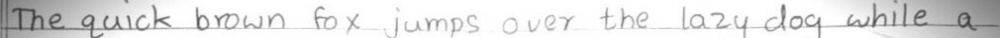
#> input picture cropped_images/cropped_0.jpg, 1000 x 38 px, shrunk from 5278 x 200 before the run
$ python impementation.py
#> lines starting #> are read from the running program, lines starting #| are printed output that depends on the picture
import cv2
import numpy as np

# Load the image
image = cv2.imread('cropped_images/cropped_0.jpg', cv2.IMREAD_GRAYSCALE)
#> image is the input picture: shape (38, 1000); min 56, max 255, mean 225.2

# Invert the image
inverted_image = cv2.bitwise_not(image)
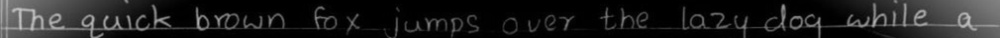
#> inverted_image: shape (38, 1000); min 0, max 199, mean 29.8

# Define a horizontal kernel for dilation
kernel = np.ones((1, 45), np.uint8)  # Adjust the width (20) based on spacing

# Apply dilation
dilated_image = cv2.dilate(inverted_image, kernel, iterations=1)
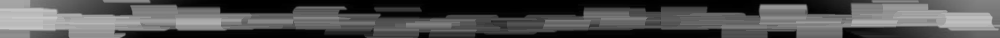
#> dilated_image: shape (38, 1000); min 0, max 199, mean 79.2

# Save the output
cv2.imwrite('dilated_output.jpg', dilated_image)

$ run again, with cropped_images/cropped_1.jpg copied over cropped_images/cropped_0.jpg
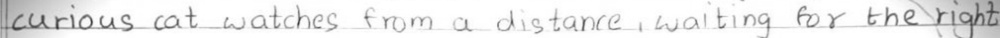
#> input picture cropped_images/cropped_1.jpg, 1000 x 38 px, shrunk from 5278 x 200 before the run
#> image is the input picture: shape (38, 1000); min 49, max 255, mean 234.6
#> `inverted_image = cv2.bitwise_not(image)`:
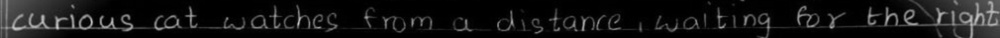
#> inverted_image: shape (38, 1000); min 0, max 206, mean 20.4
#> `dilated_image = cv2.dilate(inverted_image, kernel, iterations=1)`:
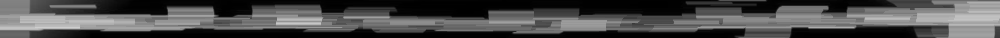
#> dilated_image: shape (38, 1000); min 0, max 206, mean 73.7

$ run again, with cropped_images/cropped_10.jpg copied over cropped_images/cropped_0.jpg
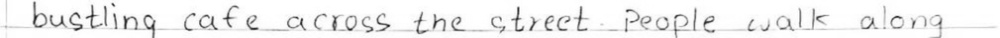
#> input picture cropped_images/cropped_10.jpg, 1000 x 38 px, shrunk from 5278 x 200 before the run
#> image is the input picture: shape (38, 1000); min 27, max 255, mean 240.7
#> `inverted_image = cv2.bitwise_not(image)`:
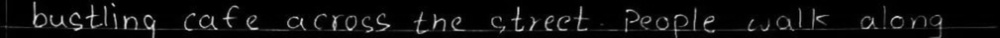
#> inverted_image: shape (38, 1000); min 0, max 228, mean 14.3
#> `dilated_image = cv2.dilate(inverted_image, kernel, iterations=1)`:
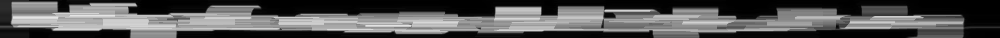
#> dilated_image: shape (38, 1000); min 0, max 228, mean 83.9

$ run again, with cropped_images/cropped_11.jpg copied over cropped_images/cropped_0.jpg
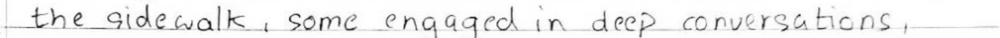
#> input picture cropped_images/cropped_11.jpg, 1000 x 38 px, shrunk from 5278 x 200 before the run
#> image is the input picture: shape (38, 1000); min 12, max 255, mean 240.2
#> `inverted_image = cv2.bitwise_not(image)`:
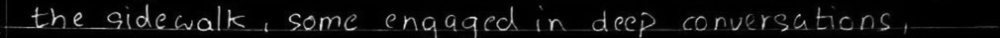
#> inverted_image: shape (38, 1000); min 0, max 243, mean 14.8
#> `dilated_image = cv2.dilate(inverted_image, kernel, iterations=1)`:
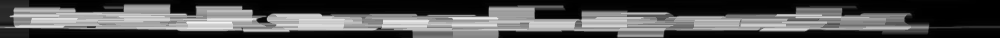
#> dilated_image: shape (38, 1000); min 0, max 243, mean 79.4
